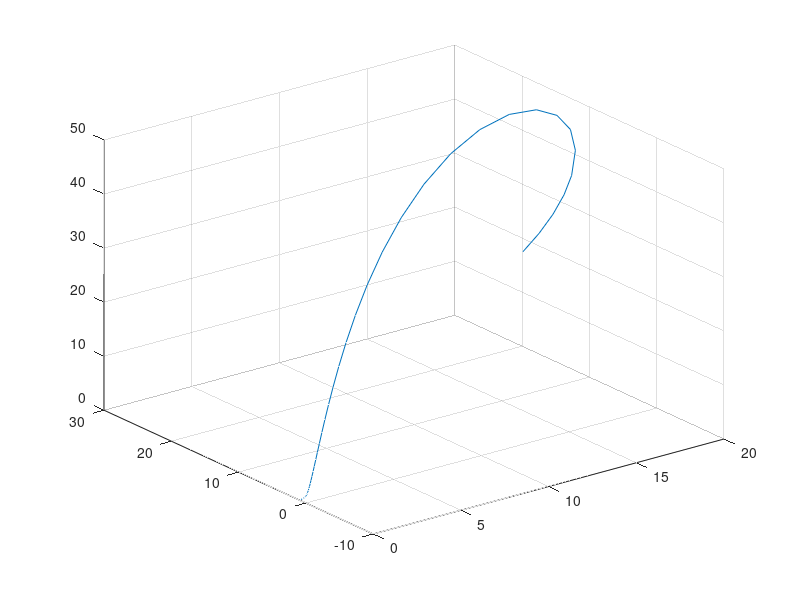

The MATLAB source for this figure: (Note: this script raises an error after producing the figure.)
clc
clear all
close all

N = 50;
h = 0.01;

x0 = 0;
y0 = 1;
z0 = 0;

global sigma rho beta
sigma = 10;
rho = 28;
beta = 2.66;
dy = zeros(3,1);

f=@(tt,dy)[sigma*(dy(2)-dy(1));rho*dy(1)-dy(1)*dy(3)-dy(2);dy(1)*dy(2)-beta*dy(3)];

[t1 y1] = ode45(f,[0 h*N],[x0; y0; z0]);
plot3(y1(:,1),y1(:,2),y1(:,3))
grid on

[t2 y2] = my45(f,[0 h*N],[x0; y0; z0]);
hold on
plot3(y2(1,:),y2(2,:),y2(3,:),'g')
xlabel('x')
ylabel('y')
zlabel('z')
title('problem 1')
legend('ode45','my45')